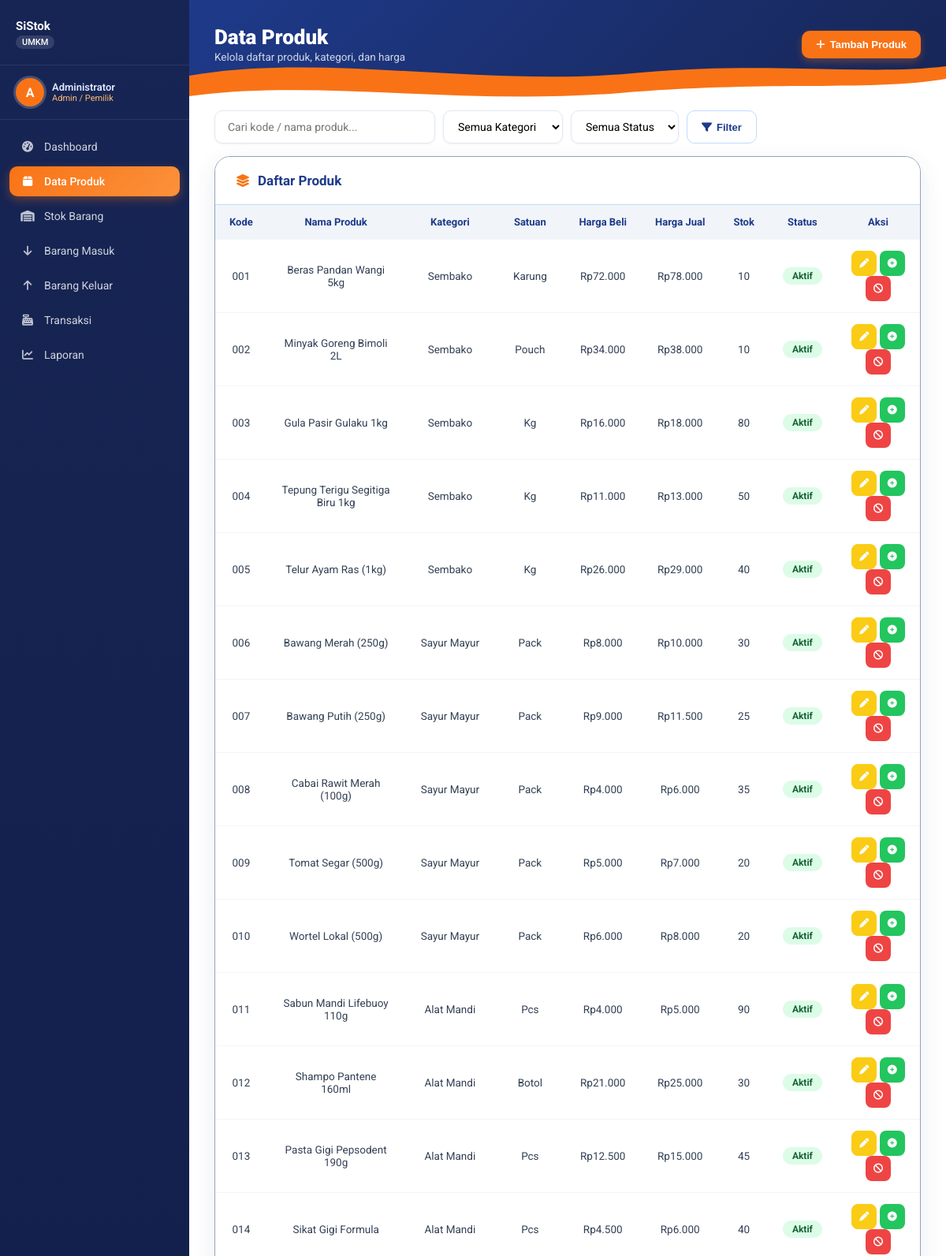
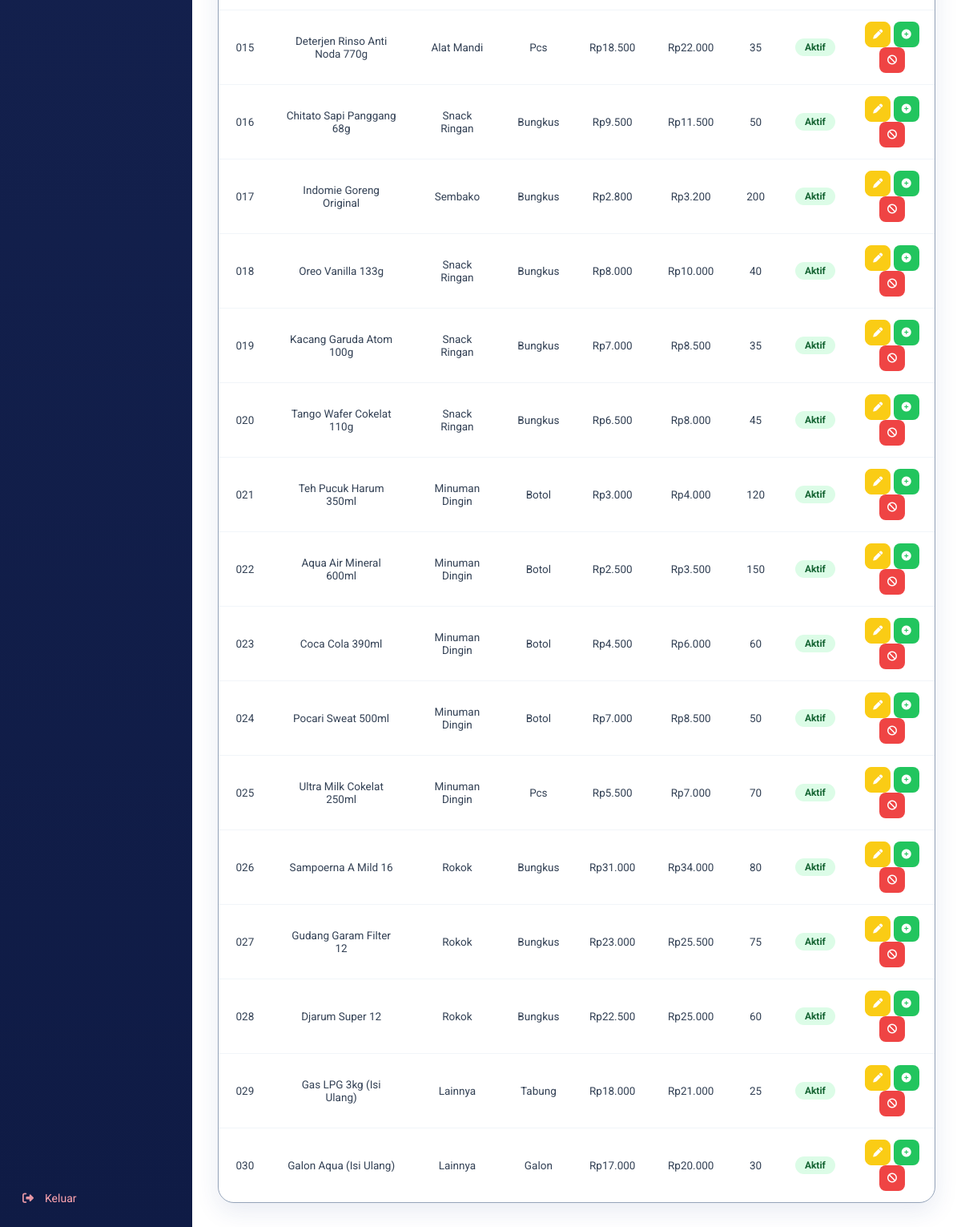
The page /produk.php (signed in) on the database its author committed (2 pictures, top to bottom).
### tables this page shows
CREATE TABLE `produk` (
  `id` int(10) UNSIGNED NOT NULL,
  `kode_produk` varchar(30) NOT NULL,
  `nama_produk` varchar(150) NOT NULL,
  `kategori_id` int(10) UNSIGNED DEFAULT NULL,
  `satuan` varchar(20) NOT NULL DEFAULT 'pcs',
  `harga_beli` decimal(12,2) NOT NULL DEFAULT 0.00,
  `harga_jual` decimal(12,2) NOT NULL DEFAULT 0.00,
  `stok` int(11) NOT NULL DEFAULT 0,
  `stok_minimum` int(11) NOT NULL DEFAULT 0,
  `is_active` tinyint(1) NOT NULL DEFAULT 1,
  `created_at` timestamp NOT NULL DEFAULT current_timestamp(),
  `updated_at` timestamp NOT NULL DEFAULT current_timestamp() ON UPDATE current_timestamp()
);

CREATE TABLE `kategori` (
  `id` int(10) UNSIGNED NOT NULL,
  `nama_kategori` varchar(100) NOT NULL
);

### produk.php (the view, shortened to what this page needs)
<?php
require 'includes/function.php';
$q         = trim($_GET['q'] ?? '');
$sql = "SELECT p.*, k.nama_kategori FROM produk p LEFT JOIN kategori k ON k.id = p.kategori_id";
$sql .= " ORDER BY LENGTH(p.kode_produk), p.kode_produk";
$stmt = mysqli_prepare($conn, $sql);
mysqli_stmt_execute($stmt);
$produkList = mysqli_stmt_get_result($stmt);
?>
<!DOCTYPE html>
<html lang="id">
<head>
    <link rel="stylesheet" href="https://cdnjs.cloudflare.com/ajax/libs/font-awesome/6.5.1/css/all.min.css">
    <link rel="stylesheet" href="assets/style.css">
    <link rel="stylesheet" href="assets/mobile.css">
</head>
<body>
<div class="sidebar"><?php renderNavbar('produk.php'); ?></div>
<div class="main">
    <div class="topbar">
        <div>
            <div class="page-title">Data Produk</div>
            <div class="page-sub">Kelola daftar produk, kategori, dan harga</div>
        </div>
        <button class="btn btn-primary" onclick="bukaModalTambah()" aria-label="Tambah Produk">
            <i class="fa-solid fa-plus"></i> <span class="btn-text">Tambah Produk</span>
        </button>
    </div>
    <form class="filter-bar" method="get">
        <input type="text" name="q" class="search-input" placeholder="Cari kode / nama produk..." value="<?= e($q) ?>">
        <select name="kategori" class="filter-select">
            <option value="">Semua Kategori</option>
        </select>
        <select name="status" class="filter-select">
            <option value="">Semua Status</option>
        </select>
        <button class="btn btn-outline" type="submit"><i class="fa-solid fa-filter"></i> Filter</button>
    </form>
    <div class="card">
        <div class="card-header"><div class="card-title">Daftar Produk</div></div>
        <div class="table-wrap">
            <table>
                <thead>
                    <tr>
                        <th>Kode</th>
                        <th class="col-nama">Nama Produk</th>
                        <th>Kategori</th>
                        <th>Satuan</th>
                        <th>Harga Beli</th>
                        <th>Harga Jual</th>
                        <th>Stok</th>
                        <th>Status</th>
                        <th>Aksi</th>
                    </tr>
                </thead>
                <tbody>
                    <?php if (mysqli_num_rows($produkList) === 0): ?>
                        <tr><td colspan="9" style="text-align:center;color:var(--muted);padding:24px;">Belum ada produk.</td></tr>
                    <?php else: while ($p = mysqli_fetch_assoc($produkList)): ?>
                        <tr>
                            <td><?= e($p['kode_produk']) ?></td>
                            <td class="col-nama"><?= e($p['nama_produk']) ?></td>
                            <td><?= e($p['nama_kategori'] ?? '-') ?></td>
                            <td><?= e($p['satuan']) ?></td>
                            <td><?= formatRupiah($p['harga_beli']) ?></td>
                            <td><?= formatRupiah($p['harga_jual']) ?></td>
                            <td><?= number_format((int) $p['stok']) ?></td>
                            <td><?= $p['is_active'] ? '<span class="badge badge-ok">Aktif</span>' : '<span class="badge badge-off">Nonaktif</span>' ?></td>
                            <td>
                                <button class="btn btn-sm btn-outline" type="button" title="Edit Produk" aria-label="Edit Produk"
                                        onclick='bukaModalEdit(<?= json_encode($p, JSON_HEX_APOS | JSON_HEX_QUOT | JSON_HEX_AMP | JSON_HEX_TAG) ?>)'>
                                    <i class="fa-solid fa-pen"></i>
                                </button>
                                <button class="btn btn-sm btn-approve" type="button" title="Tambah Stok" aria-label="Tambah Stok"
                                        onclick='bukaModalStok(<?= json_encode($p, JSON_HEX_APOS | JSON_HEX_QUOT | JSON_HEX_AMP | JSON_HEX_TAG) ?>)'>
                                    <i class="fa-solid fa-circle-plus"></i>
                                </button>
                                <form method="post" style="display:inline" onsubmit="return confirm('Ubah status produk ini?')">
                                    <button class="btn btn-sm <?= $p['is_active'] ? 'btn-danger' : 'btn-approve' ?>" type="submit"
                                            title="<?= $p['is_active'] ? 'Nonaktifkan' : 'Aktifkan' ?>" aria-label="Ubah Status">
                                        <i class="fa-solid <?= $p['is_active'] ? 'fa-ban' : 'fa-check' ?>"></i>
                                    </button>
                                </form>
                            </td>
                        </tr>
                    <?php endwhile; endif; ?>
                </tbody>
            </table>
        </div>
    </div>
</div>
</body>
</html>

### includes/function.php (shortened to what this page needs)
<?php
function currentUser(): array
{
    return [
        'id'    => $_SESSION['user_id']  ?? null,
        'nama'  => $_SESSION['nama']     ?? '-',
        'role'  => $_SESSION['role']     ?? '-',
    ];
}
function e(?string $value): string
{
    return htmlspecialchars($value ?? '', ENT_QUOTES, 'UTF-8');
}
function formatRupiah($amount): string
{
    return 'Rp' . number_format((float) $amount, 0, ',', '.');
}
function roleLabel(string $role): string
{
    $labels = [
        'admin'      => 'Admin / Pemilik',
        'gudang'     => 'Gudang',
        'penjualan'  => 'Penjualan / Kasir',
    ];
    return $labels[$role] ?? ucfirst($role);
}
function renderNavbar(string $active = ''): void
{
    $user = currentUser();
    $menus = [
        ['label' => 'Dashboard',       'file' => 'dashboard.php',  'icon' => 'fa-gauge-high',      'roles' => ['admin', 'gudang', 'penjualan']],
        ['label' => 'Data Produk',     'file' => 'produk.php',     'icon' => 'fa-box',             'roles' => ['admin', 'gudang']],
        ['label' => 'Stok Barang',     'file' => 'stok.php',       'icon' => 'fa-warehouse',       'roles' => ['admin', 'gudang', 'penjualan']],
        ['label' => 'Barang Masuk',    'file' => 'masuk.php',      'icon' => 'fa-arrow-down',      'roles' => ['admin', 'gudang']],
        ['label' => 'Barang Keluar',   'file' => 'keluar.php',     'icon' => 'fa-arrow-up',        'roles' => ['admin', 'gudang']],
        ['label' => 'Transaksi',       'file' => 'transaksi.php',  'icon' => 'fa-cash-register',   'roles' => ['admin', 'penjualan']],
        ['label' => 'Laporan',         'file' => 'laporan.php',    'icon' => 'fa-chart-line',      'roles' => ['admin']],
    ];
    ?>
    <div class="sidebar-header">
        <div>
            <div class="brand-name">SiStok </div>
            <span class="dept-badge" style="background:rgba(255,255,255,.12);color:#fff;">UMKM</span>
        </div>
    </div>
    <div class="user-info">
        <div class="user-avatar"><?= e(mb_strtoupper(mb_substr($user['nama'], 0, 1))) ?></div>
        <div>
            <div class="user-nobed"><?= e($user['nama']) ?></div>
            <div class="user-dept"><?= e(roleLabel($user['role'])) ?></div>
        </div>
    </div>
    <nav class="sidebar-nav">
        <?php foreach ($menus as $m): ?>
            <a class="nav-item <?= $active === $m['file'] ? 'active' : '' ?>" href="<?= e($m['file']) ?>" title="<?= e($m['label']) ?>">
                <i class="fa-solid <?= e($m['icon']) ?>"></i> <span><?= e($m['label']) ?></span>
            </a>
        <?php endforeach; ?>
        <a class="nav-item logout" href="logout.php" title="Keluar"><i class="fa-solid fa-right-from-bracket"></i> <span>Keluar</span></a>
    </nav>
    <?php
}

### assets/mobile.css (style rules this page uses)
.main { min-width: 0; }
.main > * { min-width: 0; max-width: 100%; }
.table-wrap { max-width: 100%; overflow-x: auto; -webkit-overflow-scrolling: touch; }

### rows shown on the page
produk: kode_produk "001", nama_produk "Beras Pandan Wangi 5kg", kategori.nama_kategori "Sembako", satuan "Karung", harga_beli "Rp72.000", harga_jual "Rp78.000", stok "10", is_active "Aktif"
produk: kode_produk "002", nama_produk "Minyak Goreng Bimoli 2L", kategori.nama_kategori "Sembako", satuan "Pouch", harga_beli "Rp34.000", harga_jual "Rp38.000", stok "10", is_active "Aktif"
produk: kode_produk "003", nama_produk "Gula Pasir Gulaku 1kg", kategori.nama_kategori "Sembako", satuan "Kg", harga_beli "Rp16.000", harga_jual "Rp18.000", stok "80", is_active "Aktif"
produk: kode_produk "004", nama_produk "Tepung Terigu Segitiga Biru 1kg", kategori.nama_kategori "Sembako", satuan "Kg", harga_beli "Rp11.000", harga_jual "Rp13.000", stok "50", is_active "Aktif"
produk: kode_produk "005", nama_produk "Telur Ayam Ras (1kg)", kategori.nama_kategori "Sembako", satuan "Kg", harga_beli "Rp26.000", harga_jual "Rp29.000", stok "40", is_active "Aktif"
produk: kode_produk "006", nama_produk "Bawang Merah (250g)", kategori.nama_kategori "Sayur Mayur", satuan "Pack", harga_beli "Rp8.000", harga_jual "Rp10.000", stok "30", is_active "Aktif"
produk: kode_produk "007", nama_produk "Bawang Putih (250g)", kategori.nama_kategori "Sayur Mayur", satuan "Pack", harga_beli "Rp9.000", harga_jual "Rp11.500", stok "25", is_active "Aktif"
produk: kode_produk "008", nama_produk "Cabai Rawit Merah (100g)", kategori.nama_kategori "Sayur Mayur", satuan "Pack", harga_beli "Rp4.000", harga_jual "Rp6.000", stok "35", is_active "Aktif"
produk: kode_produk "009", nama_produk "Tomat Segar (500g)", kategori.nama_kategori "Sayur Mayur", satuan "Pack", harga_beli "Rp5.000", harga_jual "Rp7.000", stok "20", is_active "Aktif"
produk: kode_produk "010", nama_produk "Wortel Lokal (500g)", kategori.nama_kategori "Sayur Mayur", satuan "Pack", harga_beli "Rp6.000", harga_jual "Rp8.000", stok "20", is_active "Aktif"
produk: kode_produk "011", nama_produk "Sabun Mandi Lifebuoy 110g", kategori.nama_kategori "Alat Mandi", satuan "Pcs", harga_beli "Rp4.000", harga_jual "Rp5.000", stok "90", is_active "Aktif"
produk: kode_produk "012", nama_produk "Shampo Pantene 160ml", kategori.nama_kategori "Alat Mandi", satuan "Botol", harga_beli "Rp21.000", harga_jual "Rp25.000", stok "30", is_active "Aktif"
produk: kode_produk "013", nama_produk "Pasta Gigi Pepsodent 190g", kategori.nama_kategori "Alat Mandi", satuan "Pcs", harga_beli "Rp12.500", harga_jual "Rp15.000", stok "45", is_active "Aktif"
produk: kode_produk "014", nama_produk "Sikat Gigi Formula", kategori.nama_kategori "Alat Mandi", satuan "Pcs", harga_beli "Rp4.500", harga_jual "Rp6.000", stok "40", is_active "Aktif"
produk: kode_produk "015", nama_produk "Deterjen Rinso Anti Noda 770g", kategori.nama_kategori "Alat Mandi", satuan "Pcs", harga_beli "Rp18.500", harga_jual "Rp22.000", stok "35", is_active "Aktif"
produk: kode_produk "016", nama_produk "Chitato Sapi Panggang 68g", kategori.nama_kategori "Snack Ringan", satuan "Bungkus", harga_beli "Rp9.500", harga_jual "Rp11.500", stok "50", is_active "Aktif"
produk: kode_produk "017", nama_produk "Indomie Goreng Original", kategori.nama_kategori "Sembako", satuan "Bungkus", harga_beli "Rp2.800", harga_jual "Rp3.200", stok "200", is_active "Aktif"
produk: kode_produk "018", nama_produk "Oreo Vanilla 133g", kategori.nama_kategori "Snack Ringan", satuan "Bungkus", harga_beli "Rp8.000", harga_jual "Rp10.000", stok "40", is_active "Aktif"
produk: kode_produk "019", nama_produk "Kacang Garuda Atom 100g", kategori.nama_kategori "Snack Ringan", satuan "Bungkus", harga_beli "Rp7.000", harga_jual "Rp8.500", stok "35", is_active "Aktif"
produk: kode_produk "020", nama_produk "Tango Wafer Cokelat 110g", kategori.nama_kategori "Snack Ringan", satuan "Bungkus", harga_beli "Rp6.500", harga_jual "Rp8.000", stok "45", is_active "Aktif"
produk: kode_produk "021", nama_produk "Teh Pucuk Harum 350ml", kategori.nama_kategori "Minuman Dingin", satuan "Botol", harga_beli "Rp3.000", harga_jual "Rp4.000", stok "120", is_active "Aktif"
produk: kode_produk "022", nama_produk "Aqua Air Mineral 600ml", kategori.nama_kategori "Minuman Dingin", satuan "Botol", harga_beli "Rp2.500", harga_jual "Rp3.500", stok "150", is_active "Aktif"
produk: kode_produk "023", nama_produk "Coca Cola 390ml", kategori.nama_kategori "Minuman Dingin", satuan "Botol", harga_beli "Rp4.500", harga_jual "Rp6.000", stok "60", is_active "Aktif"
produk: kode_produk "024", nama_produk "Pocari Sweat 500ml", kategori.nama_kategori "Minuman Dingin", satuan "Botol", harga_beli "Rp7.000", harga_jual "Rp8.500", stok "50", is_active "Aktif"
produk: kode_produk "025", nama_produk "Ultra Milk Cokelat 250ml", kategori.nama_kategori "Minuman Dingin", satuan "Pcs", harga_beli "Rp5.500", harga_jual "Rp7.000", stok "70", is_active "Aktif"
produk: kode_produk "026", nama_produk "Sampoerna A Mild 16", kategori.nama_kategori "Rokok", satuan "Bungkus", harga_beli "Rp31.000", harga_jual "Rp34.000", stok "80", is_active "Aktif"
produk: kode_produk "027", nama_produk "Gudang Garam Filter 12", kategori.nama_kategori "Rokok", satuan "Bungkus", harga_beli "Rp23.000", harga_jual "Rp25.500", stok "75", is_active "Aktif"
produk: kode_produk "028", nama_produk "Djarum Super 12", kategori.nama_kategori "Rokok", satuan "Bungkus", harga_beli "Rp22.500", harga_jual "Rp25.000", stok "60", is_active "Aktif"
produk: kode_produk "029", nama_produk "Gas LPG 3kg (Isi Ulang)", kategori.nama_kategori "Lainnya", satuan "Tabung", harga_beli "Rp18.000", harga_jual "Rp21.000", stok "25", is_active "Aktif"
produk: kode_produk "030", nama_produk "Galon Aqua (Isi Ulang)", kategori.nama_kategori "Lainnya", satuan "Galon", harga_beli "Rp17.000", harga_jual "Rp20.000", stok "30", is_active "Aktif"

### other values the page prints
mb_strtoupper(mb_substr($user['nama'], 0, 1)) "A"
$user['nama'] "Administrator"
roleLabel($user['role']) "Admin / Pemilik"
$m['label'] "Dashboard"
$m['label'] "Data Produk"
$m['label'] "Stok Barang"
$m['label'] "Barang Masuk"
$m['label'] "Barang Keluar"
$m['label'] "Transaksi"
$m['label'] "Laporan"
